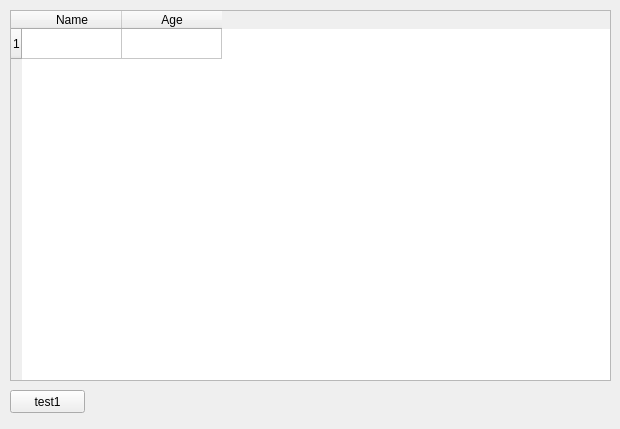
<?xml version="1.0" encoding="UTF-8"?>
<ui version="4.0">
 <class>MainForm</class>
 <widget class="QWidget" name="MainForm">
  <property name="geometry">
   <rect>
    <x>0</x>
    <y>0</y>
    <width>620</width>
    <height>429</height>
   </rect>
  </property>
  <property name="windowTitle">
   <string>Form</string>
  </property>
  <widget class="QTableWidget" name="tableWidget">
   <property name="geometry">
    <rect>
     <x>10</x>
     <y>10</y>
     <width>601</width>
     <height>371</height>
    </rect>
   </property>
   <row>
    <property name="text">
     <string>1</string>
    </property>
   </row>
   <column>
    <property name="text">
     <string>Name</string>
    </property>
   </column>
   <column>
    <property name="text">
     <string>Age</string>
    </property>
   </column>
  </widget>
  <widget class="QPushButton" name="pushButtonTest1">
   <property name="geometry">
    <rect>
     <x>10</x>
     <y>390</y>
     <width>75</width>
     <height>23</height>
    </rect>
   </property>
   <property name="text">
    <string>test1</string>
   </property>
  </widget>
 </widget>
 <resources/>
 <connections/>
</ui>
